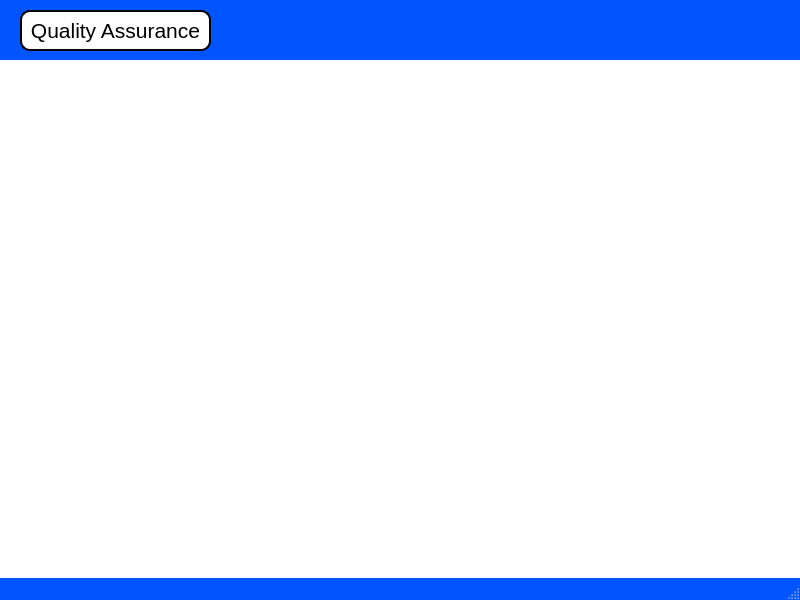
<?xml version="1.0" encoding="UTF-8"?>
<ui version="4.0">
 <class>QA_mgr_menu</class>
 <widget class="QMainWindow" name="QA_mgr_menu">
  <property name="geometry">
   <rect>
    <x>0</x>
    <y>0</y>
    <width>800</width>
    <height>600</height>
   </rect>
  </property>
  <property name="palette">
   <palette>
    <active>
     <colorrole role="WindowText">
      <brush brushstyle="SolidPattern">
       <color alpha="255">
        <red>0</red>
        <green>0</green>
        <blue>0</blue>
       </color>
      </brush>
     </colorrole>
     <colorrole role="Button">
      <brush brushstyle="SolidPattern">
       <color alpha="255">
        <red>0</red>
        <green>85</green>
        <blue>255</blue>
       </color>
      </brush>
     </colorrole>
     <colorrole role="Light">
      <brush brushstyle="SolidPattern">
       <color alpha="255">
        <red>127</red>
        <green>170</green>
        <blue>255</blue>
       </color>
      </brush>
     </colorrole>
     <colorrole role="Midlight">
      <brush brushstyle="SolidPattern">
       <color alpha="255">
        <red>63</red>
        <green>127</green>
        <blue>255</blue>
       </color>
      </brush>
     </colorrole>
     <colorrole role="Dark">
      <brush brushstyle="SolidPattern">
       <color alpha="255">
        <red>0</red>
        <green>42</green>
        <blue>127</blue>
       </color>
      </brush>
     </colorrole>
     <colorrole role="Mid">
      <brush brushstyle="SolidPattern">
       <color alpha="255">
        <red>0</red>
        <green>56</green>
        <blue>170</blue>
       </color>
      </brush>
     </colorrole>
     <colorrole role="Text">
      <brush brushstyle="SolidPattern">
       <color alpha="255">
        <red>0</red>
        <green>0</green>
        <blue>0</blue>
       </color>
      </brush>
     </colorrole>
     <colorrole role="BrightText">
      <brush brushstyle="SolidPattern">
       <color alpha="255">
        <red>255</red>
        <green>255</green>
        <blue>255</blue>
       </color>
      </brush>
     </colorrole>
     <colorrole role="ButtonText">
      <brush brushstyle="SolidPattern">
       <color alpha="255">
        <red>0</red>
        <green>0</green>
        <blue>0</blue>
       </color>
      </brush>
     </colorrole>
     <colorrole role="Base">
      <brush brushstyle="SolidPattern">
       <color alpha="255">
        <red>255</red>
        <green>255</green>
        <blue>255</blue>
       </color>
      </brush>
     </colorrole>
     <colorrole role="Window">
      <brush brushstyle="SolidPattern">
       <color alpha="255">
        <red>0</red>
        <green>85</green>
        <blue>255</blue>
       </color>
      </brush>
     </colorrole>
     <colorrole role="Shadow">
      <brush brushstyle="SolidPattern">
       <color alpha="255">
        <red>0</red>
        <green>0</green>
        <blue>0</blue>
       </color>
      </brush>
     </colorrole>
     <colorrole role="AlternateBase">
      <brush brushstyle="SolidPattern">
       <color alpha="255">
        <red>127</red>
        <green>170</green>
        <blue>255</blue>
       </color>
      </brush>
     </colorrole>
     <colorrole role="ToolTipBase">
      <brush brushstyle="SolidPattern">
       <color alpha="255">
        <red>255</red>
        <green>255</green>
        <blue>220</blue>
       </color>
      </brush>
     </colorrole>
     <colorrole role="ToolTipText">
      <brush brushstyle="SolidPattern">
       <color alpha="255">
        <red>0</red>
        <green>0</green>
        <blue>0</blue>
       </color>
      </brush>
     </colorrole>
    </active>
    <inactive>
     <colorrole role="WindowText">
      <brush brushstyle="SolidPattern">
       <color alpha="255">
        <red>0</red>
        <green>0</green>
        <blue>0</blue>
       </color>
      </brush>
     </colorrole>
     <colorrole role="Button">
      <brush brushstyle="SolidPattern">
       <color alpha="255">
        <red>0</red>
        <green>85</green>
        <blue>255</blue>
       </color>
      </brush>
     </colorrole>
     <colorrole role="Light">
      <brush brushstyle="SolidPattern">
       <color alpha="255">
        <red>127</red>
        <green>170</green>
        <blue>255</blue>
       </color>
      </brush>
     </colorrole>
     <colorrole role="Midlight">
      <brush brushstyle="SolidPattern">
       <color alpha="255">
        <red>63</red>
        <green>127</green>
        <blue>255</blue>
       </color>
      </brush>
     </colorrole>
     <colorrole role="Dark">
      <brush brushstyle="SolidPattern">
       <color alpha="255">
        <red>0</red>
        <green>42</green>
        <blue>127</blue>
       </color>
      </brush>
     </colorrole>
     <colorrole role="Mid">
      <brush brushstyle="SolidPattern">
       <color alpha="255">
        <red>0</red>
        <green>56</green>
        <blue>170</blue>
       </color>
      </brush>
     </colorrole>
     <colorrole role="Text">
      <brush brushstyle="SolidPattern">
       <color alpha="255">
        <red>0</red>
        <green>0</green>
        <blue>0</blue>
       </color>
      </brush>
     </colorrole>
     <colorrole role="BrightText">
      <brush brushstyle="SolidPattern">
       <color alpha="255">
        <red>255</red>
        <green>255</green>
        <blue>255</blue>
       </color>
      </brush>
     </colorrole>
     <colorrole role="ButtonText">
      <brush brushstyle="SolidPattern">
       <color alpha="255">
        <red>0</red>
        <green>0</green>
        <blue>0</blue>
       </color>
      </brush>
     </colorrole>
     <colorrole role="Base">
      <brush brushstyle="SolidPattern">
       <color alpha="255">
        <red>255</red>
        <green>255</green>
        <blue>255</blue>
       </color>
      </brush>
     </colorrole>
     <colorrole role="Window">
      <brush brushstyle="SolidPattern">
       <color alpha="255">
        <red>0</red>
        <green>85</green>
        <blue>255</blue>
       </color>
      </brush>
     </colorrole>
     <colorrole role="Shadow">
      <brush brushstyle="SolidPattern">
       <color alpha="255">
        <red>0</red>
        <green>0</green>
        <blue>0</blue>
       </color>
      </brush>
     </colorrole>
     <colorrole role="AlternateBase">
      <brush brushstyle="SolidPattern">
       <color alpha="255">
        <red>127</red>
        <green>170</green>
        <blue>255</blue>
       </color>
      </brush>
     </colorrole>
     <colorrole role="ToolTipBase">
      <brush brushstyle="SolidPattern">
       <color alpha="255">
        <red>255</red>
        <green>255</green>
        <blue>220</blue>
       </color>
      </brush>
     </colorrole>
     <colorrole role="ToolTipText">
      <brush brushstyle="SolidPattern">
       <color alpha="255">
        <red>0</red>
        <green>0</green>
        <blue>0</blue>
       </color>
      </brush>
     </colorrole>
    </inactive>
    <disabled>
     <colorrole role="WindowText">
      <brush brushstyle="SolidPattern">
       <color alpha="255">
        <red>0</red>
        <green>42</green>
        <blue>127</blue>
       </color>
      </brush>
     </colorrole>
     <colorrole role="Button">
      <brush brushstyle="SolidPattern">
       <color alpha="255">
        <red>0</red>
        <green>85</green>
        <blue>255</blue>
       </color>
      </brush>
     </colorrole>
     <colorrole role="Light">
      <brush brushstyle="SolidPattern">
       <color alpha="255">
        <red>127</red>
        <green>170</green>
        <blue>255</blue>
       </color>
      </brush>
     </colorrole>
     <colorrole role="Midlight">
      <brush brushstyle="SolidPattern">
       <color alpha="255">
        <red>63</red>
        <green>127</green>
        <blue>255</blue>
       </color>
      </brush>
     </colorrole>
     <colorrole role="Dark">
      <brush brushstyle="SolidPattern">
       <color alpha="255">
        <red>0</red>
        <green>42</green>
        <blue>127</blue>
       </color>
      </brush>
     </colorrole>
     <colorrole role="Mid">
      <brush brushstyle="SolidPattern">
       <color alpha="255">
        <red>0</red>
        <green>56</green>
        <blue>170</blue>
       </color>
      </brush>
     </colorrole>
     <colorrole role="Text">
      <brush brushstyle="SolidPattern">
       <color alpha="255">
        <red>0</red>
        <green>42</green>
        <blue>127</blue>
       </color>
      </brush>
     </colorrole>
     <colorrole role="BrightText">
      <brush brushstyle="SolidPattern">
       <color alpha="255">
        <red>255</red>
        <green>255</green>
        <blue>255</blue>
       </color>
      </brush>
     </colorrole>
     <colorrole role="ButtonText">
      <brush brushstyle="SolidPattern">
       <color alpha="255">
        <red>0</red>
        <green>42</green>
        <blue>127</blue>
       </color>
      </brush>
     </colorrole>
     <colorrole role="Base">
      <brush brushstyle="SolidPattern">
       <color alpha="255">
        <red>0</red>
        <green>85</green>
        <blue>255</blue>
       </color>
      </brush>
     </colorrole>
     <colorrole role="Window">
      <brush brushstyle="SolidPattern">
       <color alpha="255">
        <red>0</red>
        <green>85</green>
        <blue>255</blue>
       </color>
      </brush>
     </colorrole>
     <colorrole role="Shadow">
      <brush brushstyle="SolidPattern">
       <color alpha="255">
        <red>0</red>
        <green>0</green>
        <blue>0</blue>
       </color>
      </brush>
     </colorrole>
     <colorrole role="AlternateBase">
      <brush brushstyle="SolidPattern">
       <color alpha="255">
        <red>0</red>
        <green>85</green>
        <blue>255</blue>
       </color>
      </brush>
     </colorrole>
     <colorrole role="ToolTipBase">
      <brush brushstyle="SolidPattern">
       <color alpha="255">
        <red>255</red>
        <green>255</green>
        <blue>220</blue>
       </color>
      </brush>
     </colorrole>
     <colorrole role="ToolTipText">
      <brush brushstyle="SolidPattern">
       <color alpha="255">
        <red>0</red>
        <green>0</green>
        <blue>0</blue>
       </color>
      </brush>
     </colorrole>
    </disabled>
   </palette>
  </property>
  <property name="windowTitle">
   <string>MainWindow</string>
  </property>
  <widget class="QWidget" name="centralwidget">
   <widget class="QLabel" name="label">
    <property name="geometry">
     <rect>
      <x>0</x>
      <y>60</y>
      <width>801</width>
      <height>521</height>
     </rect>
    </property>
    <property name="styleSheet">
     <string notr="true">background-image: url('C:/source/pythonQSG/PyQt6 Apps/images/Quality-Assurance.png');
background-repeat: no-repeat;
background-position: center;
background-attachment: fixed;
background-color: white; /* Fallback color */</string>
    </property>
    <property name="text">
     <string/>
    </property>
   </widget>
   <widget class="QPushButton" name="Purchasing_Button">
    <property name="geometry">
     <rect>
      <x>20</x>
      <y>10</y>
      <width>191</width>
      <height>41</height>
     </rect>
    </property>
    <property name="font">
     <font>
      <pointsize>16</pointsize>
     </font>
    </property>
    <property name="styleSheet">
     <string notr="true">QPushButton{background-color: white;
border: 2px solid black;
border-radius: 10px;}
QPushButton:hover{background-color:rgb(85, 255, 255);
border: 2px solidrgb(85, 255, 255);
}</string>
    </property>
    <property name="text">
     <string>Quality Assurance</string>
    </property>
    <property name="autoDefault">
     <bool>false</bool>
    </property>
   </widget>
  </widget>
  <widget class="QMenuBar" name="menubar">
   <property name="geometry">
    <rect>
     <x>0</x>
     <y>0</y>
     <width>800</width>
     <height>21</height>
    </rect>
   </property>
  </widget>
  <widget class="QStatusBar" name="statusbar"/>
 </widget>
 <resources/>
 <connections/>
</ui>
